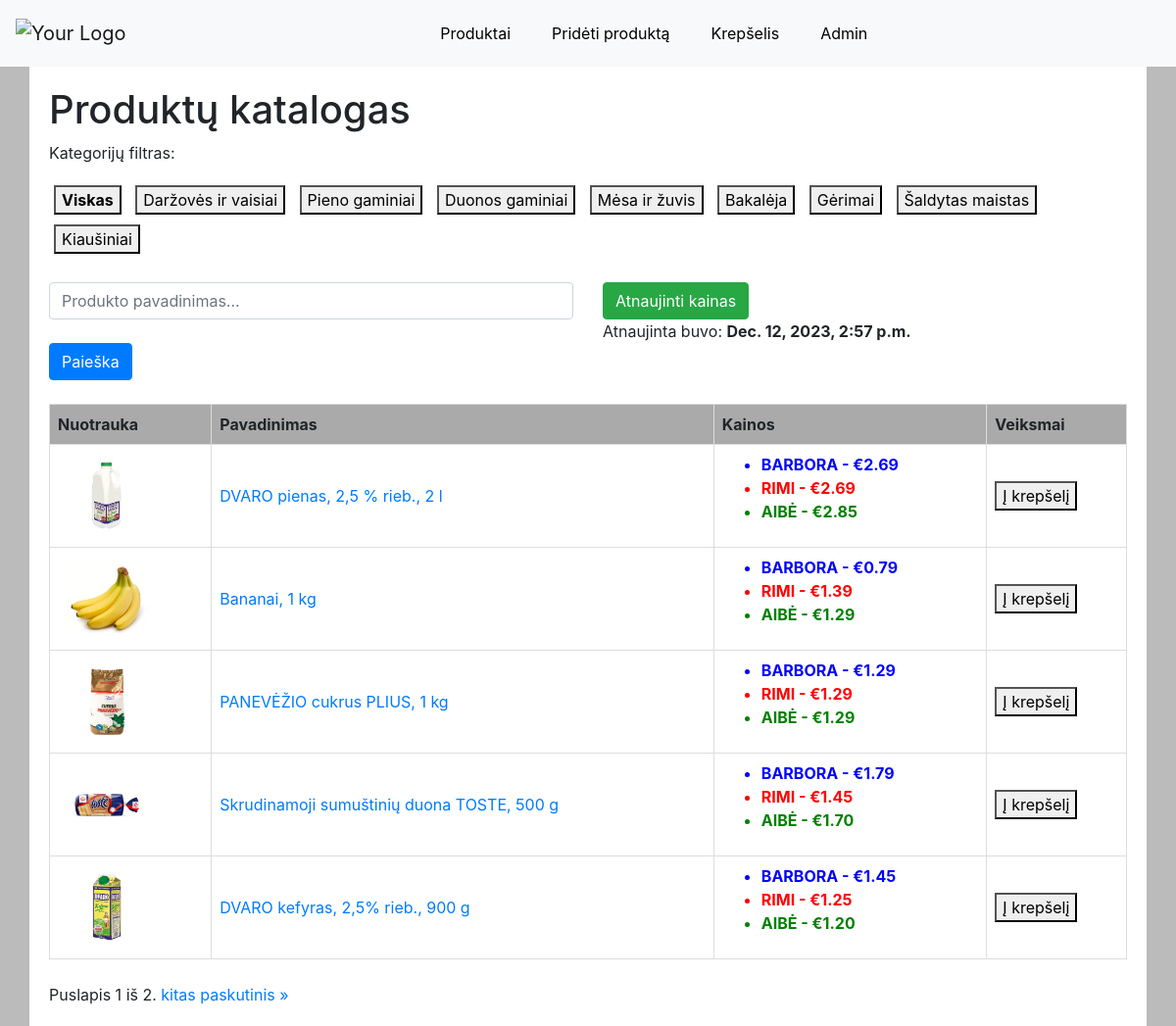
The app's page /foodonline/products with its own data.
### foodonline/models.py (models this page shows, shortened)
class Category(models.Model):
    name = models.CharField(max_length=100)

class Product(models.Model):
    name = models.CharField(max_length=300, unique=True)
    shop_url_1 = models.URLField(blank=True, null=True, verbose_name="BARBORA", unique=True)
    shop_url_2 = models.URLField(blank=True, null=True, verbose_name="RIMI", unique=True)
    shop_url_3 = models.URLField(blank=True, null=True, verbose_name="AIBĖ", unique=True)
    category = models.ForeignKey(Category, on_delete=models.SET_NULL, null=True, blank=True)
    image = models.ImageField(upload_to='products', blank=True, null=True)
    last_update = models.DateTimeField(auto_now=True)
    class Meta:
        unique_together = ('shop_url_1', 'shop_url_2', 'shop_url_3')

class Price(models.Model):
    product = models.ForeignKey(Product, on_delete=models.CASCADE)
    shop = models.ForeignKey(Shop, on_delete=models.CASCADE)
    price = models.DecimalField(max_digits=10, decimal_places=2)

class Shop(models.Model):
    name = models.CharField(max_length=100)

### foodonline/views.py (the view)
# urls.py: path('products', views.all_products, name='products'),
def all_products(request):
    try:
        categories = Category.objects.all()
        products = Product.objects.all()
        category_id = request.GET.get('category_id')
        if category_id:
            products = products.filter(category_id=category_id)
        query = request.GET.get('query')
        if query:
            products = products.filter(name__icontains=query)
        items_per_page = 5
        paginator = Paginator(products, items_per_page)
        page_number = request.GET.get('page')
        page_obj = paginator.get_page(page_number)
        return render(request, 'all_products.html', {
            'categories': categories,
            'products': products,
            'selected_category_id': category_id,
            'page_obj': page_obj,
        })
    except Exception as e:
        logger.error(f'Error in all_product view: {str(e)}')

### foodonline/templates/all_products.html (shortened to what this page needs)
{% extends "base.html" %}
{% block content %}
<head>
  {% load static %}
  <link rel="stylesheet" href="{% static 'CSS/styles.css' %}">
</head>
<body>
<h1>Produktų katalogas</h1>
<p>Kategorijų filtras:</p>
<div class="category-buttons">
    <form action="{% url 'all_products' %}" method="get">
        <button type="submit" name="category_id" value="" style="margin: 5px;">
            <strong>Viskas</strong>
        </button>
        {% for category in categories %}
            <button type="submit" name="category_id" value="{{ category.id }}" style="margin: 5px;{% if selected_category_id == category.id %} background-color: #ccc;{% endif %}">
                {{ category.name }}
            </button>
        {% endfor %}
    </form>
    <br>
</div>
    <div class="row">
        <div class="col-md-6">
            <form method="GET" action="{% url 'all_products' %}" class="inline-form">
                <input type="text" name="query" placeholder="Produkto pavadinimas..." class="form-control">
                <br>
                <button type="submit" class="btn btn-primary">Paieška</button>
            </form>
        </div>
        <div class="col-md-6">
            <form action="{% url 'update_prices' %}" method="post">
                <button type="submit" class="btn btn-success">Atnaujinti kainas</button>
            </form>
            {% if products %}
                {% for product in products %}
                    {% if forloop.first %}
                        <p>Atnaujinta buvo: <b> {{ product.last_update }} </b></p>
                    {% endif %}
                {% endfor %}
            {% endif %}
        </div>
    </div>
    <br>
<table>
    <thead>
        <tr>
            <th>Nuotrauka</th>
            <th>Pavadinimas</th>
            <th>Kainos</th>
            <th>Veiksmai</th>
        </tr>
    </thead>
    <tbody>
        {% for product in page_obj %}
            <tr>
                <td><a href="{% url 'product_detail' product_id=product.id %}"><img src="{{ product.image.url }}" alt="{{ product.name }}"></a></td>
                <td><a href="{% url 'product_detail' product_id=product.id %}">{{ product.name }}</a></td>
                <td>
                    {% if product.price_set.all %}
                        <ul>
                            {% for price in product.price_set.all %}
                                <li class="shop-price {% if price.shop.name == 'BARBORA' %}shop-price-barbora{% endif %}
                                     {% if price.shop.name == 'RIMI' %}shop-price-rimi{% endif %}
                                     {% if price.shop.name == 'AIBĖ' %}shop-price-aibe{% endif %}">
                                    {{ price.shop.name }} - €{{ price.price }}
                                </li>
                            {% endfor %}
                        </ul>
                    {% else %}
                        Nėra kainų
                    {% endif %}
                </td>
                <td>
                    <form action="{% url 'add_to_cart' product_id=product.id %}" method="post">
                        <button type="submit">Į krepšelį</button>
                    </form>
                </td>
            </tr>
        {% endfor %}
    </tbody>
</table>
<br>
<div class="pagination">
    <span class="step-links">
        <span class="current">
            Puslapis {{ page_obj.number }} iš {{ page_obj.paginator.num_pages }}.
        </span>
        {% if page_obj.has_next %}
            <a href="?page={{ page_obj.next_page_number }}">kitas</a>
            <a href="?page={{ page_obj.paginator.num_pages }}">paskutinis &raquo;</a>
        {% endif %}
    </span>
</div>
</body>
{% endblock %}

### foodonline/templates/base.html (shortened to what this page needs)
<!DOCTYPE html>
<html lang="en">
<head>
  <link rel="stylesheet" href="https://stackpath.bootstrapcdn.com/bootstrap/4.1.3/css/bootstrap.min.css">
  {% load static %}
  <link rel="stylesheet" href="{% static 'css/styles.css' %}">
</head>
<body>
<nav class="navbar navbar-expand-lg navbar-light bg-light">
  <a class="navbar-brand" href="{% url 'index' %}">
  <img src="/media/foodonline_logo.svg" alt="Your Logo" class="navbar-brand">
  </a>
  <div class="collapse navbar-collapse" id="navbarSupportedContent">
    <ul class="navbar-nav ml-auto">
      <li class="nav-item"><a class="nav-link" href="{% url 'all_products' %}">Produktai</a></li>
      <li class="nav-item"><a class="nav-link" href="{% url 'add_product' %}">Pridėti produktą</a></li>
      <li class="nav-item"><a class="nav-link" href="{% url 'basket' %}">Krepšelis</a></li>
      <li class="nav-item"><a class="nav-link" href="{% url 'admin' %}">Admin</a></li>
    </ul>
  </div>
</nav>
<div class="container">
  {% block content %}
  {% endblock %}
</div>
</body>
</html>

### foodonline/static/CSS/styles.css (style rules this page uses)
table { border-collapse: collapse; width: 100%; }
th, td { border: 1px solid #ddd; padding: 8px; text-align: left; }
th { background-color: #aaaaaa; }
img { max-width: 100px; max-height: 100px; }
.navbar.navbar-expand-lg.navbar-light.bg-light { background-color: #bbbbbb; }
.navbar.navbar-expand-lg.navbar-light { overflow: hidden; background-color: #333; }
.navbar.navbar-expand-lg.navbar-light .navbar-nav { margin: auto; display: flex; justify-content: center; align-items: center; }
.navbar.navbar-expand-lg.navbar-light .nav-item { margin-right: 10px; }
.navbar.navbar-expand-lg.navbar-light .nav-item a { display: block; color: #000000; text-align: center; padding: 14px 16px; text-decoration: none; }
body { background-color: #bbbbbb; }
.container { background-color: #FFFFFF; padding: 20px; }
.shop-price-barbora { color: blue; / }
.shop-price-rimi { color: red; }
.shop-price-aibe { color: green; }
.shop-price { font-weight: bold; }
.navbar-brand { max-width: 200px; }

### records on screen
Category: {{ category.id }} 1 (drawn), name "Daržovės ir vaisiai"
Category: {{ category.id }} 2 (drawn), name "Pieno gaminiai"
Category: {{ category.id }} 3 (drawn), name "Duonos gaminiai"
Category: {{ category.id }} 4 (drawn), name "Mėsa ir žuvis"
Category: {{ category.id }} 5 (drawn), name "Bakalėja"
Category: {{ category.id }} 6 (drawn), name "Gėrimai"
Category: {{ category.id }} 7 (drawn), name "Šaldytas maistas"
Category: {{ category.id }} 8 (drawn), name "Kiaušiniai"
Product: last_update "Dec. 12, 2023, 2:57 p.m.", shows a picture, name "DVARO pienas, 2,5 % rieb., 2 l"
Price: shop.name "BARBORA", price "2.69"
Price: shop.name "RIMI", price "2.69"
Price: shop.name "AIBĖ", price "2.85"
Product: shows a picture, name "Bananai, 1 kg"
Price: shop.name "BARBORA", price "0.79"
Price: shop.name "RIMI", price "1.39"
Price: shop.name "AIBĖ", price "1.29"
Product: shows a picture, name "PANEVĖŽIO cukrus PLIUS, 1 kg"
Price: shop.name "BARBORA", price "1.29"
Price: shop.name "RIMI", price "1.29"
Price: shop.name "AIBĖ", price "1.29"
Product: shows a picture, name "Skrudinamoji sumuštinių duona TOSTE, 500 g"
Price: shop.name "BARBORA", price "1.79"
Price: shop.name "RIMI", price "1.45"
Price: shop.name "AIBĖ", price "1.70"
Product: shows a picture, name "DVARO kefyras, 2,5% rieb., 900 g"
Price: shop.name "BARBORA", price "1.45"
Price: shop.name "RIMI", price "1.25"
Price: shop.name "AIBĖ", price "1.20"

### other values on screen
{{ page_obj.number }} "1"
{{ page_obj.paginator.num_pages }} "2"
